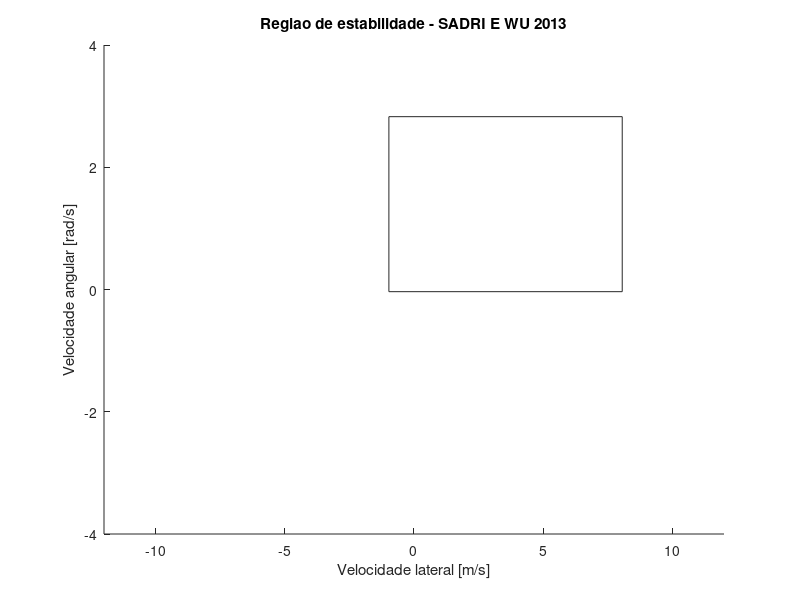

Write MATLAB code to recreate this figure. (Note: this script raises an error after producing the figure.)
clear,clc
%% Descrição
% Este script tem como objetivo gerar novamente os gráficos da região de
% estabilidade

%% Variáveis

load('regiaoresultadosls_2015_09_08') % carregando as variáveis

%% Definindo a figura e configurando

figure(1) % Inicializando a figura
hold on % objetos inseridos são adicionados
contour(Xls,Yls,Zls,0.5,'r') % Contorno da primeira região
title('Regiao de estabilidade - SADRI E WU 2013')
xlabel('Velocidade lateral [m/s]')
ylabel('Velocidade angular [rad/s]')
legend('a=1.37 b=1.86')

